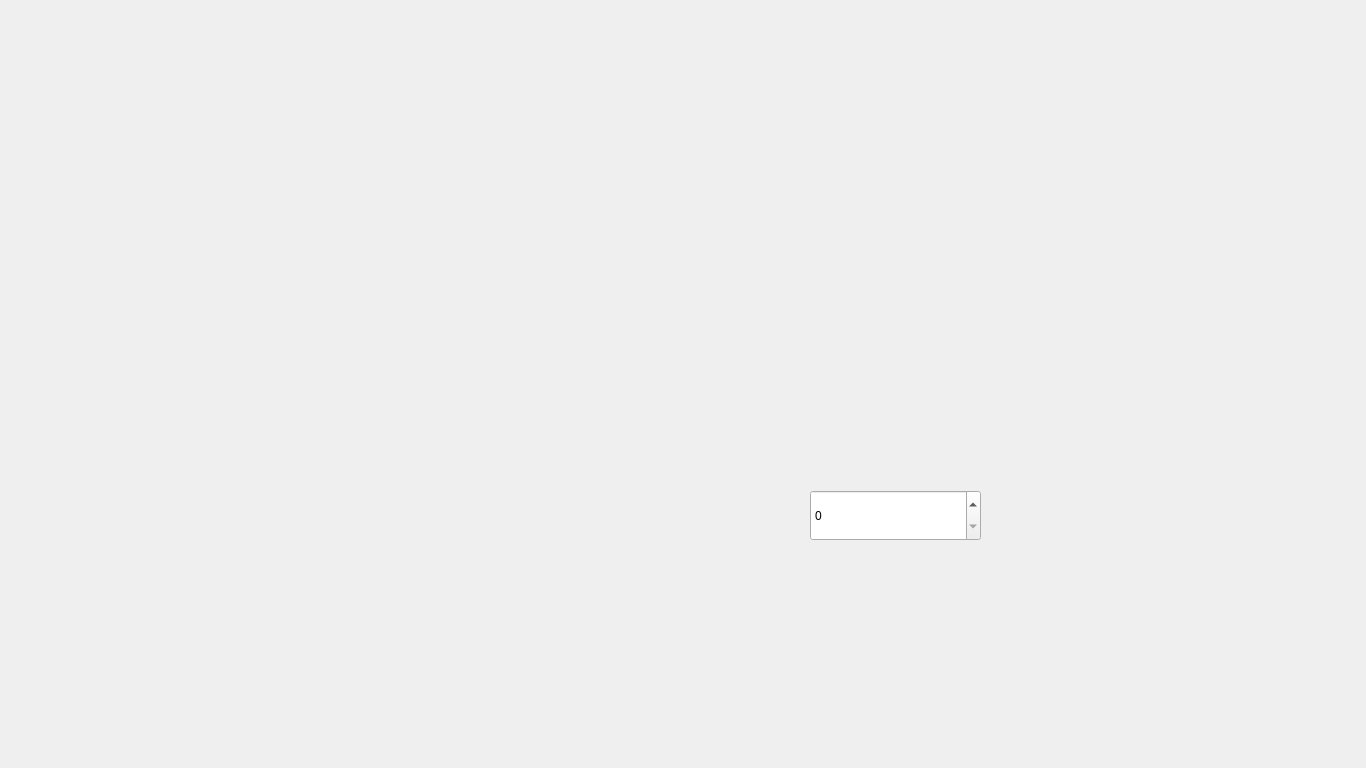
<?xml version="1.0" encoding="UTF-8"?>
<ui version="4.0">
 <class>AirTicket1</class>
 <widget class="QMainWindow" name="AirTicket1">
  <property name="geometry">
   <rect>
    <x>0</x>
    <y>0</y>
    <width>1366</width>
    <height>768</height>
   </rect>
  </property>
  <property name="windowTitle">
   <string>AJ Bank | AirTicket</string>
  </property>
  <property name="styleSheet">
   <string notr="true">background-image: url(:/background/AirTicket1.jpg);</string>
  </property>
  <widget class="QWidget" name="centralwidget">
   <widget class="QPushButton" name="ConfirmAirTicketB">
    <property name="geometry">
     <rect>
      <x>548</x>
      <y>627</y>
      <width>332</width>
      <height>75</height>
     </rect>
    </property>
    <property name="cursor">
     <cursorShape>PointingHandCursor</cursorShape>
    </property>
    <property name="styleSheet">
     <string notr="true">background-image: url(:/button/buttons/Confirm.png);
background-position: center;
border-radius:100%;</string>
    </property>
    <property name="text">
     <string/>
    </property>
    <property name="default">
     <bool>true</bool>
    </property>
   </widget>
   <widget class="QPushButton" name="FirstClassB">
    <property name="geometry">
     <rect>
      <x>295</x>
      <y>555</y>
      <width>205</width>
      <height>50</height>
     </rect>
    </property>
    <property name="cursor">
     <cursorShape>PointingHandCursor</cursorShape>
    </property>
    <property name="styleSheet">
     <string notr="true">background-image: url(:/button/buttons/First.png);
background-position: center;
border-radius:100%;</string>
    </property>
    <property name="text">
     <string/>
    </property>
   </widget>
   <widget class="QPushButton" name="BusinessClassB">
    <property name="geometry">
     <rect>
      <x>627</x>
      <y>555</y>
      <width>205</width>
      <height>50</height>
     </rect>
    </property>
    <property name="cursor">
     <cursorShape>PointingHandCursor</cursorShape>
    </property>
    <property name="styleSheet">
     <string notr="true">background-image: url(:/button/buttons/Business.png);
background-position: center;
border-radius:100%;</string>
    </property>
    <property name="text">
     <string/>
    </property>
   </widget>
   <widget class="QPushButton" name="EconomyClassB">
    <property name="geometry">
     <rect>
      <x>958</x>
      <y>555</y>
      <width>205</width>
      <height>50</height>
     </rect>
    </property>
    <property name="cursor">
     <cursorShape>PointingHandCursor</cursorShape>
    </property>
    <property name="styleSheet">
     <string notr="true">background-image: url(:/button/buttons/Economy.png);
background-position: center;
border-radius:100%;</string>
    </property>
    <property name="text">
     <string/>
    </property>
   </widget>
   <widget class="QSpinBox" name="NoofSeats">
    <property name="geometry">
     <rect>
      <x>810</x>
      <y>490</y>
      <width>171</width>
      <height>51</height>
     </rect>
    </property>
    <property name="styleSheet">
     <string notr="true">font: 63 18pt &quot;Montserrat SemiBold&quot;;</string>
    </property>
   </widget>
   <widget class="QLabel" name="Currency">
    <property name="geometry">
     <rect>
      <x>830</x>
      <y>290</y>
      <width>81</width>
      <height>71</height>
     </rect>
    </property>
    <property name="styleSheet">
     <string notr="true">background-image: url(:/button/buttons/Blue.png);
color: rgb(255, 255, 255);
font: 63 48pt &quot;Montserrat SemiBold&quot;;</string>
    </property>
    <property name="text">
     <string/>
    </property>
   </widget>
   <widget class="QLabel" name="AirTicketAmount">
    <property name="geometry">
     <rect>
      <x>920</x>
      <y>290</y>
      <width>381</width>
      <height>71</height>
     </rect>
    </property>
    <property name="layoutDirection">
     <enum>Qt::LeftToRight</enum>
    </property>
    <property name="styleSheet">
     <string notr="true">background-image: url(:/button/buttons/Blue.png);
color: rgb(255, 255, 255);
font: 81 48pt &quot;Montserrat ExtraBold&quot;;
</string>
    </property>
    <property name="text">
     <string/>
    </property>
   </widget>
   <widget class="QPushButton" name="BackButton">
    <property name="geometry">
     <rect>
      <x>0</x>
      <y>93</y>
      <width>150</width>
      <height>581</height>
     </rect>
    </property>
    <property name="cursor">
     <cursorShape>PointingHandCursor</cursorShape>
    </property>
    <property name="autoFillBackground">
     <bool>false</bool>
    </property>
    <property name="styleSheet">
     <string notr="true">background-image: url(:/button/buttons/Back.png);
border: 0px;</string>
    </property>
    <property name="text">
     <string/>
    </property>
    <property name="default">
     <bool>false</bool>
    </property>
    <property name="flat">
     <bool>false</bool>
    </property>
   </widget>
   <widget class="QPushButton" name="LogoutButton">
    <property name="geometry">
     <rect>
      <x>949</x>
      <y>384</y>
      <width>421</width>
      <height>384</height>
     </rect>
    </property>
    <property name="cursor">
     <cursorShape>PointingHandCursor</cursorShape>
    </property>
    <property name="styleSheet">
     <string notr="true">background-image: url(:/button/buttons/Logout.png);
border: 0px;</string>
    </property>
    <property name="text">
     <string/>
    </property>
   </widget>
   <widget class="QPushButton" name="SuggestButton">
    <property name="geometry">
     <rect>
      <x>949</x>
      <y>0</y>
      <width>421</width>
      <height>384</height>
     </rect>
    </property>
    <property name="cursor">
     <cursorShape>PointingHandCursor</cursorShape>
    </property>
    <property name="styleSheet">
     <string notr="true">background-image: url(:/button/buttons/Suggest.png);
border: 0px;</string>
    </property>
    <property name="text">
     <string/>
    </property>
   </widget>
   <widget class="QLabel" name="ErrorMessage">
    <property name="geometry">
     <rect>
      <x>840</x>
      <y>430</y>
      <width>441</width>
      <height>41</height>
     </rect>
    </property>
    <property name="font">
     <font>
      <family>Montserrat</family>
      <pointsize>24</pointsize>
      <weight>75</weight>
      <bold>true</bold>
     </font>
    </property>
    <property name="styleSheet">
     <string notr="true">background-image: url(:/button/buttons/Blue.png);
color: rgb(255, 255, 255);
color: rgb(255, 0, 0);</string>
    </property>
    <property name="text">
     <string/>
    </property>
   </widget>
   <widget class="QLabel" name="AccountNo">
    <property name="geometry">
     <rect>
      <x>850</x>
      <y>50</y>
      <width>231</width>
      <height>31</height>
     </rect>
    </property>
    <property name="styleSheet">
     <string notr="true">background-image: url(:/button/buttons/Blue.png);
font: 25 11pt &quot;Montserrat Thin&quot;;
color: rgb(6, 53, 122);</string>
    </property>
    <property name="text">
     <string/>
    </property>
   </widget>
  </widget>
 </widget>
 <resources/>
 <connections/>
</ui>
